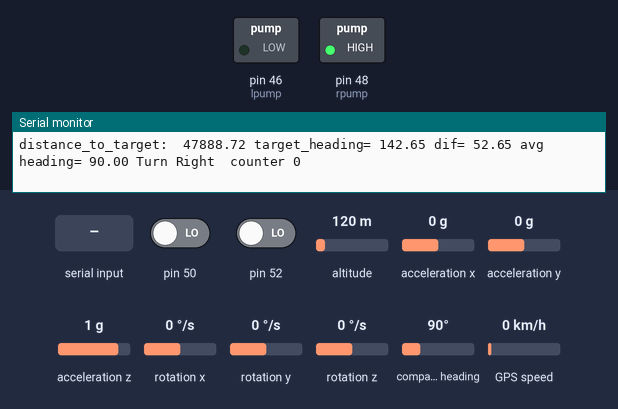
Recording of a sketch running on a simulated Arduino Mega 2560, built with avr-gcc and run on an emulated ATmega2560. Parts: switched loads named in the sketch (green lamp = pin HIGH), the last lines printed to the serial monitor. Inputs (shaded band) come from the test bench; at power-on: compass heading 90°, altitude 120 m, pin 50 LOW, pin 52 LOW, acceleration x 0 g, acceleration y 0 g, acceleration z 1 g, rotation x 0 °/s, rotation y 0 °/s, rotation z 0 °/s, GPS speed 0 km/h. The GPS gets a fix after 3 s at 37.7749, -122.4194 with 8 satellites.

Above: at 3.2 s.
3.3 s: compass heading set to 57°
7.2 s: compass heading set to 52°
At 10.0 s:
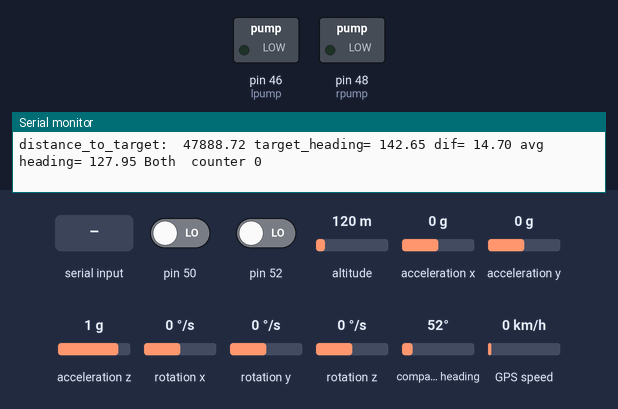
10.3 s: "1" received over the second serial link
14.3 s: altitude set to 20 m
18.3 s: compass heading set to 25°
22.3 s: compass heading set to 22°
At 24.2 s:
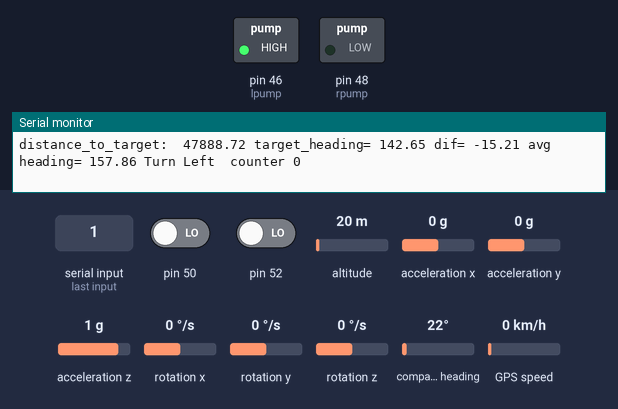
Timing chart, 0 to 25.7 s (numbered marks = the images above; inputs shaded):
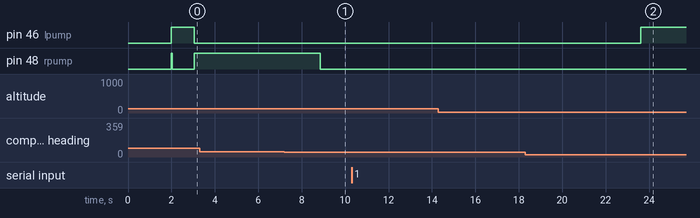

The sketch:

sfboat14.ino
```cpp
//for the mega -- drives to location 1,2,3 and then 4 ... if the controller is paired with the robot, the robot will leave the "map" mode and go to rc mode
#include <SoftwareSerial.h>


//Library: https://github.com/bolderflight/MPU9250
#include "MPU9250.h"
#include <TinyGPS++.h>

SoftwareSerial ss(10, 30);
TinyGPSPlus gps;

// an MPU9250 object with the MPU-9250 sensor on I2C bus 0 with address 0x68
MPU9250 IMU(Wire, 0x68);
int status;
float target_heading;
float avg_heading;
float magx;
float magy;
float mylat;
float mylong;
float targetlat;
float targetlong;
float distance_to_target;
int sp;  // speed
int st;  // steer
int lpump;
int rpump;
int loc_counter = 0;

// shoreline
double latarray[4] = {37.432185, 37.432235, 37.43341, 37.433402};
double longarray[4] = { -122.090440, -122.091529, -122.091550, -122.090187};

// barron park
//double latarray[4] = {37.408266, 37.407486, 37.409382, 37.409918};
//double longarray[4] = { -122.137790, -122.137441, -122.135521, -122.136509};


//Bearing function from https://gis.stackexchange.com/questions/252672/calculate-bearing-between-two-decimal-gps-coordinates-arduino-c
/*
  lat = current gps latitude
  lon = current gps longitude
  lat2 = destiny gps latitude
  lon2 = destiny gps longitude */
float bearing(float lat, float lon, float lat2, float lon2) {

  float teta1 = radians(lat);
  float teta2 = radians(lat2);
  float delta1 = radians(lat2 - lat);
  float delta2 = radians(lon2 - lon);

  //==================Heading Formula Calculation================//

  float y = sin(delta2) * cos(teta2);
  float x = cos(teta1) * sin(teta2) - sin(teta1) * cos(teta2) * cos(delta2);
  float brng = atan2(y, x);
  brng = degrees(brng);// radians to degrees
  brng = ( ((int)brng + 360) % 360 );

  Serial.print("Heading GPS: ");
  Serial.println(brng);

  return brng;


}
//from https://www.codeproject.com/Articles/59789/Calculate-the-Real-Difference-Between-Two-Angles-K
float calculateDifferenceBetweenAngles(float firstAngle, float secondAngle)
{
  float difference = secondAngle - firstAngle;
  while (difference < -180) difference += 360;
  while (difference > 180) difference -= 360;
  return difference;
}

void setup() {
  // serial to display data
  Serial.begin(115200);
  ss.begin(9600);
  while (!Serial) {}

  avg_heading = 0;
  magx = 0;
  magy = 0;

  pinMode(52, INPUT);
  pinMode(50, INPUT);

  sp = pulseIn(52, HIGH);
  st = pulseIn(50, HIGH);
  lpump = 46;
  rpump = 48;
  pinMode(lpump, OUTPUT);
  pinMode(rpump, OUTPUT);

  digitalWrite(lpump, HIGH);
  digitalWrite(rpump, HIGH);

  target_heading = 300;

  // start communication with IMU
  status = IMU.begin();
  if (status < 0) {
    Serial.println("IMU initialization unsuccessful");
    Serial.println("Check IMU wiring or try cycling power");
    Serial.print("Status: ");
    Serial.println(status);
    while (1) {}
  }

  mylat = 37.409; //house lat = 37.409
  mylong = -122.136; //house long = -122.136
  targetlat = latarray[loc_counter]; //shorline lake lat = 37.433
  targetlong = longarray[loc_counter]; //shorline lake long = -122.091


  target_heading = TinyGPSPlus::courseTo(mylat, mylong, targetlat, targetlong);
  distance_to_target = TinyGPSPlus::distanceBetween(mylat, mylong, targetlat, targetlong) / 1000.0;
}

void loop() {

  distance_to_target = TinyGPSPlus::distanceBetween(mylat, mylong, targetlat, targetlong) / 1000.0;
  while (ss.available() > 0) {
    gps.encode(ss.read());
  }
  mylat = gps.location.lat(); //house lat = 37.409
  mylong = gps.location.lng(); //house long = -122.136

  targetlat = latarray[loc_counter];
  targetlong = longarray[loc_counter];


  target_heading = TinyGPSPlus::courseTo(mylat, mylong, targetlat, targetlong);
  distance_to_target = TinyGPSPlus::distanceBetween(mylat, mylong, targetlat, targetlong) / 1000.0;


 /* Serial.print(mylat,6);
    Serial.print(" ");

  Serial.print(mylong,6);
    Serial.print(" ");

  Serial.print(targetlat,6);
    Serial.print(" ");

  Serial.print(targetlong,6);
    Serial.println  (" ");*/

  // read the sensor
  IMU.readSensor();

  Serial.print("distance_to_target:  ");
  Serial.print(distance_to_target * 1000);
  Serial.print(" ");

  magx = 0.02 * IMU.getMagX_uT() + 0.98 * magx;
  magy = 0.02 * IMU.getMagY_uT() + 0.98 * magy;

  float heading = (atan2(-1 * magy, magx));
  float heading_deg = heading * 180 / PI;
  float heading_deg_180 = heading_deg + 180;
  avg_heading = heading_deg_180; //0.02 * heading_deg_180 + 0.98 * avg_heading;
  //float dif = avg_heading - target_heading;
  float dif = calculateDifferenceBetweenAngles(avg_heading, target_heading);
  Serial.print("target_heading= ");
  Serial.print(target_heading);
  Serial.print(" dif= ");
  Serial.print(dif);
  // if negetive -- turn left, if positive -- turn right
 // Serial.print(" heading= ");
  //Serial.print(heading_deg_180);
  Serial.print(" avg heading= ");
  Serial.print(avg_heading);
  if ((dif < 15) && (dif > -15) && (distance_to_target > 0.005)) {
    digitalWrite(lpump, LOW);
    digitalWrite(rpump, LOW);
    Serial.print(" Both ");
  }
  else if ((dif < -15) && (distance_to_target > 0.005)) {
    //turn left
    digitalWrite(lpump, HIGH);
    digitalWrite(rpump, LOW);
    Serial.print(" Turn Left ");

  }
  else if ((dif > 15) && (distance_to_target > 0.005)) {
    //turn right
    digitalWrite(lpump, LOW);
    digitalWrite(rpump, HIGH);
    Serial.print(" Turn Right ");
  }
  else if (distance_to_target < 0.005) {
    //stop moving
    digitalWrite(lpump, HIGH);
    digitalWrite(rpump, HIGH);
    loc_counter = loc_counter + 1;
    if (loc_counter >= 4) {loc_counter = 0;}
  }
      Serial.print(" counter ");

    Serial.println(loc_counter);
}
```

Measured:
- the behaviour switches between 53 and 52° on compass heading (found by bisection; images 0 and 1)
- the behaviour switches between 23 and 22° on compass heading (found by bisection; images 1 and 2)
- after the input at 7.2 s, pin 48 (rpump): HIGH → LOW after 1.6 s
- after the input at 22.3 s, pin 46 (lpump): LOW → HIGH after 1.3 s
